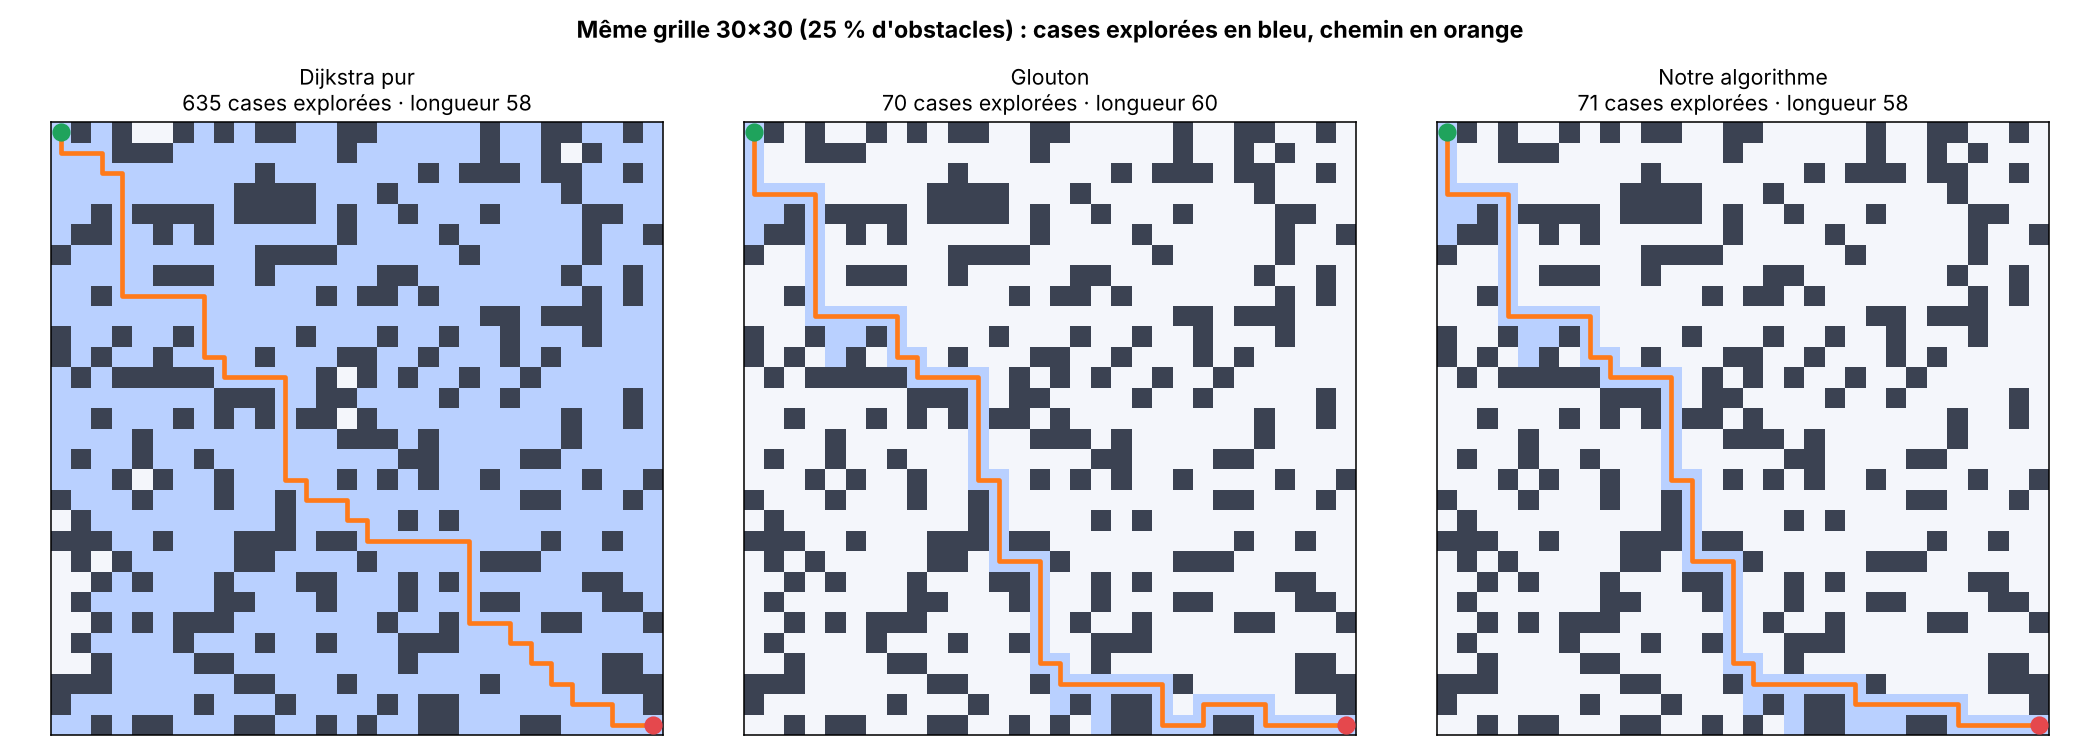

Recreate this plot in Python.
"""
Image : la même grille, trois méthodes (cases explorées en bleu, chemin en orange).

Installation :  pip install matplotlib
Lancer depuis le dossier du projet :   py tests/figure_comparaison.py      ->  tests/figure_comparaison.png
"""
import os
import random
import sys

import matplotlib
matplotlib.use("Agg")
import matplotlib.pyplot as plt
import numpy as np
from matplotlib.colors import ListedColormap

ICI = os.path.dirname(os.path.abspath(__file__))
sys.path.insert(0, os.path.dirname(ICI))
sys.path.insert(0, ICI)
from algorithms import path_cost, random_grid, shortest_path  # noqa: E402
from comparaison import glouton  # noqa: E402,F401  (réutilise le glouton du script de comparaison)

TAILLE, GRAINE = 30, 7
g, s, t = random_grid(TAILLE, TAILLE, 0.25, random.Random(GRAINE))

dij = shortest_path(g, s, t, False, guided=False)
nous = shortest_path(g, s, t, False)
chemin_g, n_g, _ = glouton(g, s, t, False)
# le glouton n'expose pas ses cases explorées : on les recalcule avec la même méthode
import heapq  # noqa: E402
from algorithms import heuristic_for  # noqa: E402
h = heuristic_for(False)
vues, parent, file, ordre, dev = {s}, {s: None}, [(h(s, t), 0, s)], 0, set()
while file:
    _, _, c = heapq.heappop(file)
    dev.add(c)
    if c == t:
        break
    for v, _ in g.neighbors(c[0], c[1], False):
        if v not in vues:
            vues.add(v); parent[v] = c; ordre += 1
            heapq.heappush(file, (h(v, t), ordre, v))

panneaux = [("Dijkstra pur", dij.visited, dij.path, dij.explored, dij.cost),
            ("Glouton", dev, chemin_g, n_g, path_cost(chemin_g)),
            ("Notre algorithme", nous.visited, nous.path, nous.explored, nous.cost)]
fig, axes = plt.subplots(1, 3, figsize=(15, 5.4))
for ax, (nom, vis, chemin, n, cout) in zip(axes, panneaux):
    img = np.zeros((TAILLE, TAILLE))
    for (r, c) in vis:
        img[r, c] = 1
    for r in range(TAILLE):
        for c in range(TAILLE):
            if g.blocked[r][c]:
                img[r, c] = 2
    ax.imshow(img, cmap=ListedColormap(["#f4f6fb", "#b9d0ff", "#3b4252"]), vmin=0, vmax=2, interpolation="nearest")
    ys, xs = zip(*chemin)
    ax.plot(xs, ys, color="#ff7a1a", linewidth=2.4)
    ax.scatter([s[1]], [s[0]], c="#1fa35c", s=70, zorder=3)
    ax.scatter([t[1]], [t[0]], c="#e5484d", s=70, zorder=3)
    ax.set_title(f"{nom}\n{n} cases explorées · longueur {cout:.0f}", fontsize=11)
    ax.set_xticks([]); ax.set_yticks([])
fig.suptitle("Même grille 30×30 (25 % d'obstacles) : cases explorées en bleu, chemin en orange", fontsize=12, fontweight="bold")
fig.tight_layout(rect=(0, 0, 1, 0.94))
sortie = os.path.join(ICI, "figure_comparaison.png")
fig.savefig(sortie, dpi=140)
print("Image créée :", sortie)
for nom, _, _, n, cout in panneaux:
    print(f"  {nom:18s} {n:5d} cases, longueur {cout:.1f}")
